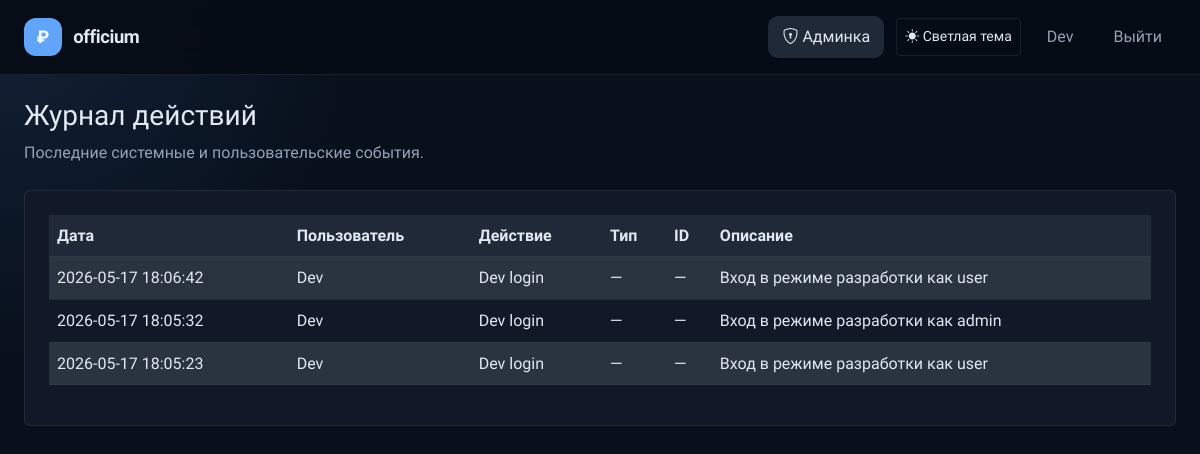
/admin/logs (signed in), run on an earlier commit of the app's database.
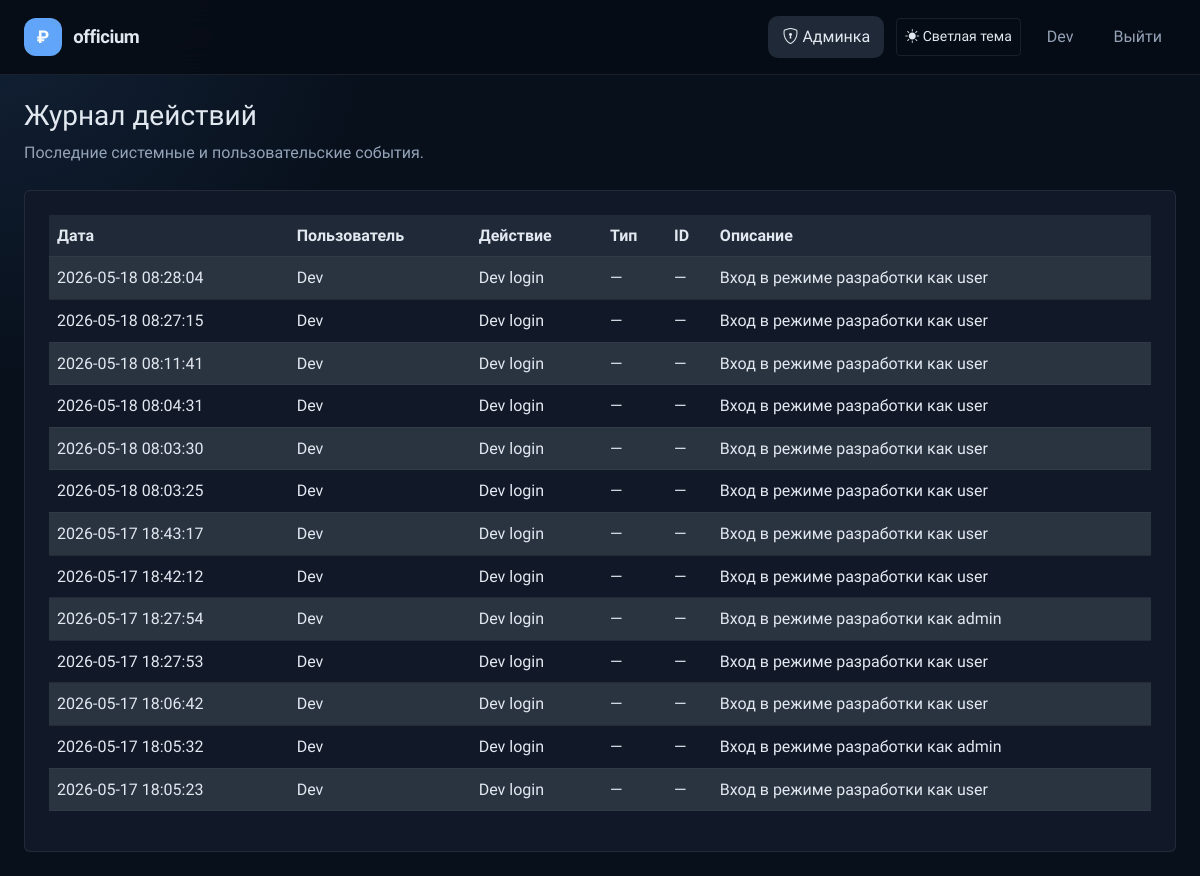
And on a later commit of the database.
### app/models.py (models this page shows, shortened)
class ActivityLog(db.Model):
    __tablename__ = 'activity_logs'
    id = db.Column(db.Integer, primary_key=True)
    user_id = db.Column(db.Integer, db.ForeignKey('users.id'), nullable=True)
    action = db.Column(db.String(100), nullable=False)
    entity_type = db.Column(db.String(50), nullable=True)
    entity_id = db.Column(db.Integer, nullable=True)
    description = db.Column(db.Text, nullable=True)
    ip_address = db.Column(db.String(100), nullable=True)
    user_agent = db.Column(db.Text, nullable=True)
    created_at = db.Column(db.DateTime, default=datetime.utcnow)
    user = db.relationship('User', back_populates='activity_logs')

class User(UserMixin, db.Model):
    __tablename__ = 'users'
    id = db.Column(db.Integer, primary_key=True)
    telegram_id = db.Column(db.BigInteger, unique=True, nullable=False)
    username = db.Column(db.String(80), nullable=True)
    first_name = db.Column(db.String(100), nullable=True)
    last_name = db.Column(db.String(100), nullable=True)
    photo_url = db.Column(db.String(255), nullable=True)
    auth_date = db.Column(db.DateTime, nullable=True)
    created_at = db.Column(db.DateTime, default=datetime.utcnow, nullable=False)
    role = db.Column(db.Enum('user', 'admin', 'superadmin'), nullable=False, default='user')
    is_blocked = db.Column(db.Boolean, default=False, nullable=False)
    last_login_ip = db.Column(db.String(100), nullable=True)
    last_user_agent = db.Column(db.Text, nullable=True)
    login_count = db.Column(db.Integer, default=0, nullable=False)
    google_id = db.Column(db.String(50), unique=True, nullable=True)
    email = db.Column(db.String(120), nullable=True, index=True)
    avatar_url = db.Column(db.String(255), nullable=True)
    debts = db.relationship('Debt', back_populates='user', lazy=True, cascade='all, delete-orphan')
    incomes = db.relationship('Income', back_populates='user', lazy=True, cascade='all, delete-orphan')
    expenses = db.relationship('Expense', back_populates='user', lazy=True, cascade='all, delete-orphan')
    activity_logs = db.relationship('ActivityLog', back_populates='user', lazy=True, cascade='all, delete-orphan')
    @property
    def is_admin(self):
        return self.role in ('admin', 'superadmin')

### app/routes/admin.py (the view)
    @app.route('/admin/logs')
    @admin_required
    def admin_logs():
        logs = ActivityLog.query.order_by(ActivityLog.created_at.desc()).limit(100).all()
        return render_template('admin_logs.html', logs=logs)

### app/utils.py (called while the page is built)
def get_setting(key, default=None):
    try:
        setting = AppSetting.query.filter_by(key=key).first()
        return setting.value if setting else default
    except Exception:
        return default

def get_dictionary_values(dictionary_type):
    try:
        entries = DictionaryEntry.query.filter_by(dictionary_type=dictionary_type, is_active=True).order_by(DictionaryEntry.value.asc()).all()
        return [entry.value for entry in entries]
    except Exception:
        return []

def admin_required(view):
    @wraps(view)
    def wrapper(*args, **kwargs):
        if not getattr(current_user, 'is_authenticated', False) or not getattr(current_user, 'is_admin', False):
            return redirect(url_for('index'))
        return view(*args, **kwargs)
    return wrapper

### templates/admin_logs.html (shortened to what this page needs)
{% extends 'base.html' %}
{% block content %}
<div class="mb-4">
    <h1 class="h3">Журнал действий</h1>
    <p class="text-muted">Последние системные и пользовательские события.</p>
</div>
<div class="card p-4">
    <div class="table-responsive">
        <table class="table table-striped align-middle">
            <thead>
                <tr>
                    <th>Дата</th>
                    <th>Пользователь</th>
                    <th>Действие</th>
                    <th>Тип</th>
                    <th>ID</th>
                    <th>Описание</th>
                </tr>
            </thead>
            <tbody>
                {% for log in logs %}
                <tr>
                    <td>{{ log.created_at.strftime('%Y-%m-%d %H:%M:%S') }}</td>
                    <td>{{ log.user.first_name or log.user.username if log.user else 'Система' }}</td>
                    <td>{{ log.action }}</td>
                    <td>{{ log.entity_type or '—' }}</td>
                    <td>{{ log.entity_id or '—' }}</td>
                    <td>{{ log.description or '—' }}</td>
                </tr>
                {% else %}
                <tr>
                    <td colspan="6" class="text-center text-muted">Нет записей.</td>
                </tr>
                {% endfor %}
            </tbody>
        </table>
    </div>
</div>
{% endblock %}

What changed in the data, as far as the page shows it:
added ActivityLog: created_at "2026-05-18 08:28:04", user "Dev", action "Dev login", entity_type "—", entity_id "—", description "Вход в режиме разработки как user"
added ActivityLog: created_at "2026-05-18 08:27:15", user "Dev", action "Dev login", entity_type "—", entity_id "—", description "Вход в режиме разработки как user"
added ActivityLog: created_at "2026-05-18 08:11:41", user "Dev", action "Dev login", entity_type "—", entity_id "—", description "Вход в режиме разработки как user"
added ActivityLog: created_at "2026-05-18 08:04:31", user "Dev", action "Dev login", entity_type "—", entity_id "—", description "Вход в режиме разработки как user"
added ActivityLog: created_at "2026-05-18 08:03:30", user "Dev", action "Dev login", entity_type "—", entity_id "—", description "Вход в режиме разработки как user"
added ActivityLog: created_at "2026-05-18 08:03:25", user "Dev", action "Dev login", entity_type "—", entity_id "—", description "Вход в режиме разработки как user"
added ActivityLog: created_at "2026-05-17 18:43:17", user "Dev", action "Dev login", entity_type "—", entity_id "—", description "Вход в режиме разработки как user"
added ActivityLog: created_at "2026-05-17 18:42:12", user "Dev", action "Dev login", entity_type "—", entity_id "—", description "Вход в режиме разработки как user"
added ActivityLog: created_at "2026-05-17 18:27:54", user "Dev", action "Dev login", entity_type "—", entity_id "—", description "Вход в режиме разработки как admin"
added ActivityLog: created_at "2026-05-17 18:27:53", user "Dev", action "Dev login", entity_type "—", entity_id "—", description "Вход в режиме разработки как user"
